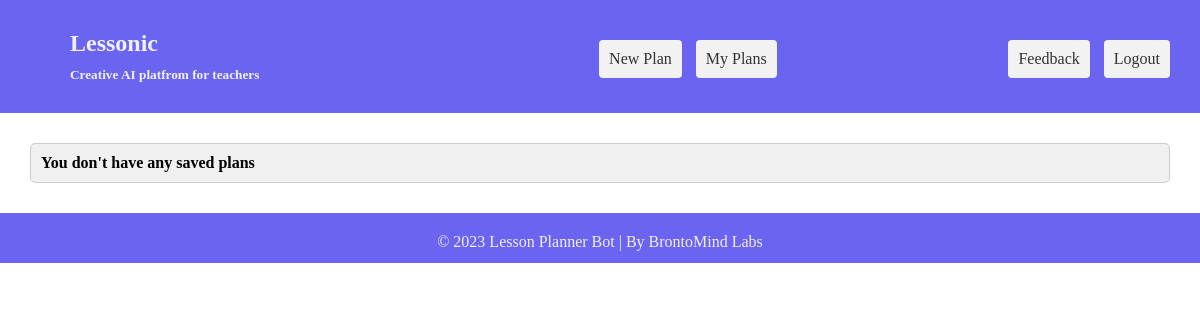
The page /lessons/myreports (signed in) on the database as committed earlier.
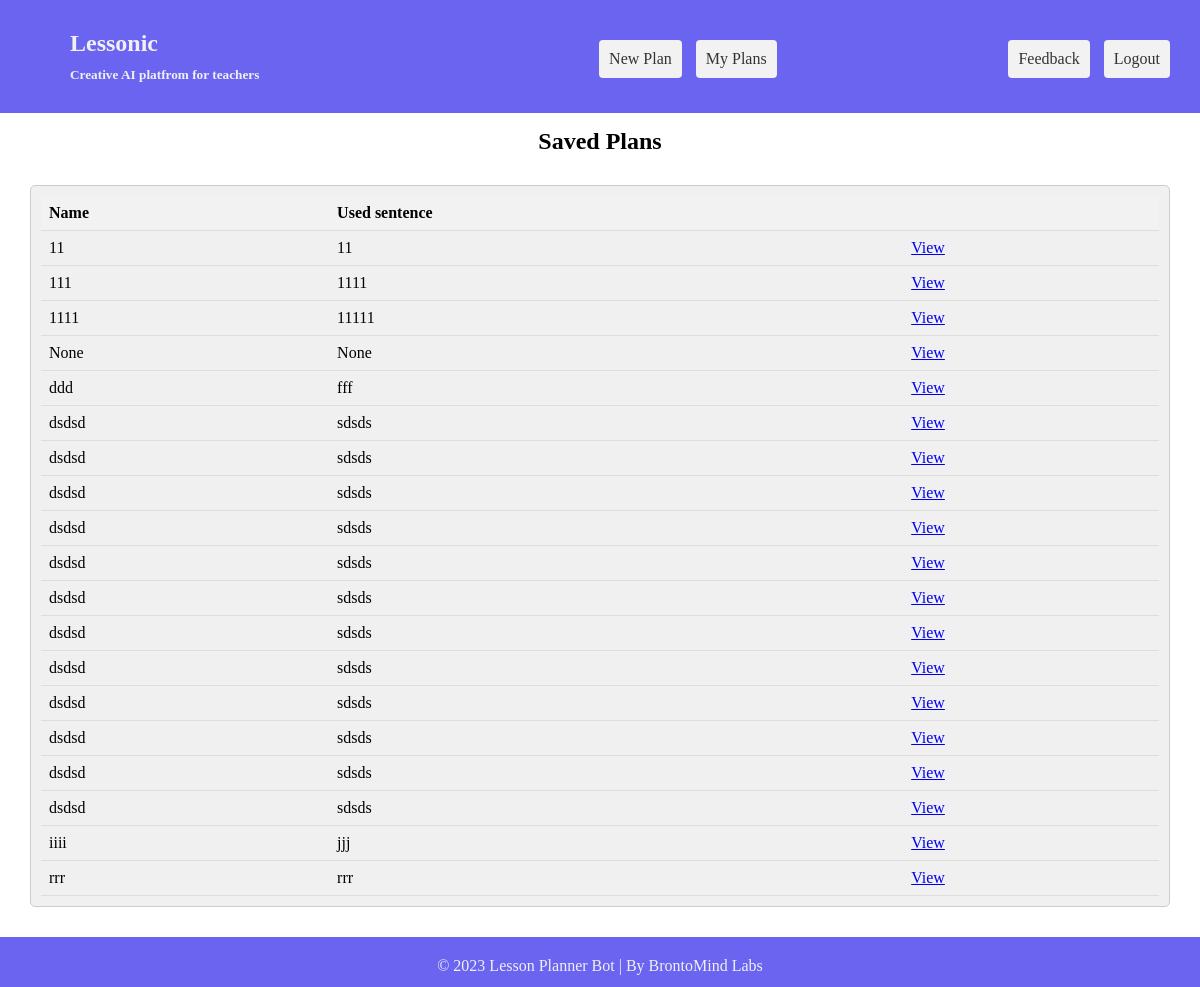
The same page on the database as committed later.
### app/edu/database/models/ModelLessonDesign.py (models this page shows, shortened)
class ModelLessonDesign(db.Model):
    __tablename__ = 'lesson_design'
    id = Column(String, primary_key=True, unique=True)
    lesson_design_name = Column(String)
    desc = Column(String)
    user_id = Column(String)
    created_on = Column(String)
    updated_on = Column(String)

### app/modules/lessons/routes.py (the view)
@blueprint.route('/lessons/myreports', methods=['POST', 'GET'])
@login_required
def myreports():
    lessons_controller = LessonsController()
    return lessons_controller.get_all_reports()

### app/__init__.py (called while the page is built)
def configure_database(app):
    @app.before_first_request
    def initialize_database():
        db.create_all()
    @app.teardown_request
    def shutdown_session(exception=None):
        db.session.remove()

### app/base/models.py (called while the page is built)
@login_manager.user_loader
def user_loader(id):
    return User.query.filter_by(id=id).first()

### app/edu/controllers/LessonsController.py (called while the page is built)
    def get_all_reports(self):
        crudlessondesign = CRUDLessonDesign()
        lessondesigns = crudlessondesign.retrieve_all(session['logger'])
        if len(lessondesigns) > 0:
            return render_template("lessons/myplans.html", lesson_designs=lessondesigns, reports_excit = 'Yes')
        return render_template("lessons/myplans.html", reports_excit='No')

### app/edu/database/crud/CRUDLessonDesign.py (called while the page is built)
    def retrieve_all(self, user_id):
        modellessondesign = ModelLessonDesign.query.filter_by(user_id=user_id).order_by('lesson_design_name').all()
        return modellessondesign

### app/templates/lessons/myplans.html (shortened to what this page needs)
{% extends 'layouts/base_logged.html' %}
{% block content %}
    <section>
        {% if reports_excit == 'Yes' %}
            <div style="padding-top: 15px;">
                <h1 style="text-align: center">Saved Plans</h1>
            </div>
            <div class="paragraph-box">
                <table>
                    <tr>
                        <th>Name</th>
                        <th>Used sentence</th>
                        <th></th>
                    </tr>
                    {% for lesson_design in lesson_designs %}
                        <tr>
                            <td>{{ lesson_design['lesson_design_name']|safe }}</td>
                            <td>{{ lesson_design['desc']|safe }}</td>
                            <td><a href="/lessons/view?r={{ lesson_design['id'] }}">View</a></td>
                        </tr>
                    {% endfor %}
                </table>
            </div>
        {% else %}
            <div class="paragraph-box">
                <h4>You don't have any saved plans</h4>
            </div>
        {% endif %}
    </section>
{% endblock content %}

### app/templates/layouts/base_logged.html (shortened to what this page needs)
<html>
<head>
    <link href="../static/css/main.css" rel="stylesheet"/>
</head>
<body>
<section class="header">
    <div class="container_header">
        <div class="logo">
            <h1 style="padding-bottom: 10px;">Lessonic</h1> <h5>Creative AI platfrom for teachers</h5>
        </div>
        <div  style="padding-top: 20px;">
            <ul class="menu">
                <li><a href="/lessons/startreport">New Plan</a></li>
                <li><a href="/lessons/myreports">My Plans</a></li>
            </ul>
        </div>
        <div style="padding-top: 20px;">
            <ul class="menu">
                <li><a href="/feedback/sendfeedback">Feedback</a></li>
                <li><a href="/logout">Logout</a></li>
            </ul>
        </div>
    </div>
</section>
{% block content %}{% endblock content %}
{% include 'layouts/footer.html' %}

### app/templates/layouts/footer.html
<div class="footer">© 2023 Lesson Planner Bot | By BrontoMind Labs</div>
    </body>
</html>

### app/static/css/main.css (style rules this page uses)
* { margin: 0; padding: 0; box-sizing: border-box; }
.paragraph-box { background-color: #f0f0f0; margin: 30px; padding: 10px; border: 1px solid #cccccc; border-radius: 5px; }
.header { padding: 20px; background-color: #6a64f1; }
.logo { color: #f0f0f0; text-align: left; padding-bottom: 10px; padding-top: 10px; padding-left: 50px; }
ul.menu { list-style: none; margin: 0; padding: 0; text-align: right; }
ul.menu li { display: inline-block; margin-right: 10px; }
ul.menu li a { display: block; padding: 10px; text-decoration: none; background-color: #f2f2f2; color: #333; border-radius: 4px; }
.container_header { display: grid; grid-template-columns: 1fr 1fr 1fr; grid-gap: 20px; }
table { width: 100%; border-collapse: collapse; }
th, td { padding: 8px; text-align: left; border-bottom: 1px solid #ddd; }
th { background-color: #f2f2f2; font-weight: bold; }
.footer { text-align: center; padding: 20px; background-color: #6a64f1; color: #f0f0f0; height: 50px; }

Rows that differ between the two databases and show on the page:
added ModelLessonDesign: lesson_design_name "11", desc "11"
added ModelLessonDesign: lesson_design_name "111", desc "1111"
added ModelLessonDesign: lesson_design_name "1111", desc "11111"
added ModelLessonDesign: lesson_design_name "None", desc "None"
added ModelLessonDesign: lesson_design_name "ddd", desc "fff"
added ModelLessonDesign: lesson_design_name "dsdsd", desc "sdsds"
added ModelLessonDesign: lesson_design_name "dsdsd", desc "sdsds"
added ModelLessonDesign: lesson_design_name "dsdsd", desc "sdsds"
added ModelLessonDesign: lesson_design_name "dsdsd", desc "sdsds"
added ModelLessonDesign: lesson_design_name "dsdsd", desc "sdsds"
added ModelLessonDesign: lesson_design_name "dsdsd", desc "sdsds"
added ModelLessonDesign: lesson_design_name "dsdsd", desc "sdsds"
added ModelLessonDesign: lesson_design_name "dsdsd", desc "sdsds"
added ModelLessonDesign: lesson_design_name "dsdsd", desc "sdsds"
added ModelLessonDesign: lesson_design_name "dsdsd", desc "sdsds"
added ModelLessonDesign: lesson_design_name "dsdsd", desc "sdsds"
added ModelLessonDesign: lesson_design_name "dsdsd", desc "sdsds"
added ModelLessonDesign: lesson_design_name "iiii", desc "jjj"
added ModelLessonDesign: lesson_design_name "rrr", desc "rrr"
Other text that changed with them:
text no longer shown: "You don't have any saved plans"
text now shown: "Saved Plans Name Used sentence"
